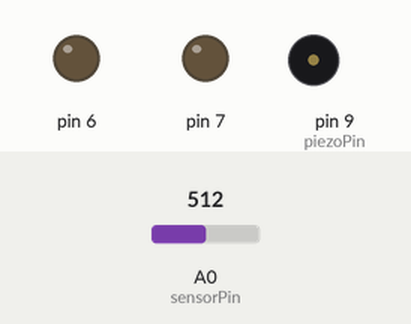
Simulated run of this sketch. Board: Arduino Uno, built with avr-gcc and run on an emulated ATmega328P. Parts: output pins drawn as LEDs (lit = HIGH), buzzer (waves = sounding). The test bench sets the inputs (shaded band); at power-on: A0 (sensorPin) = 512. Pins used as bus, display or sensor lines are not drawn.

Above: at 1.2 s.
1.3 s: A0 (sensorPin) set to 486
At 1.7 s:
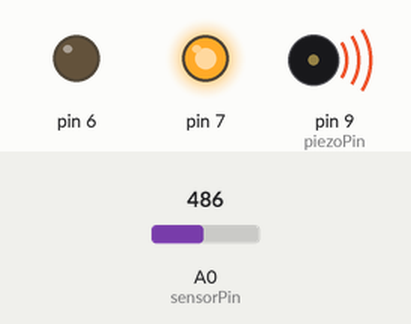
2.8 s: A0 (sensorPin) set to 510
At 3.0 s:
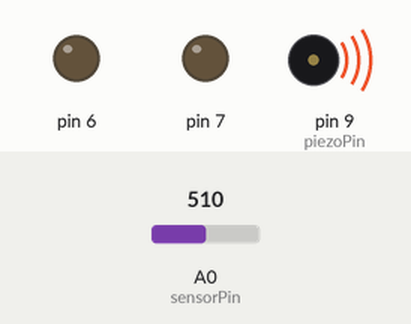
4.6 s: A0 (sensorPin) set to 490
At 5.4 s:
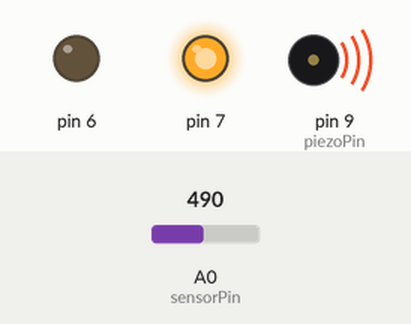
6.1 s: A0 (sensorPin) set to 511
At 7.3 s:
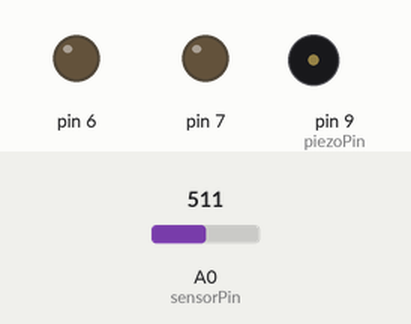
Timing chart, 0 to 8.9 s (numbered marks = the images above; inputs shaded):
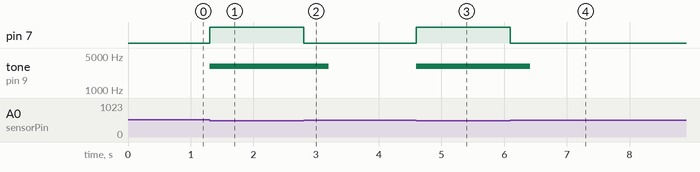

Measured:
- the behaviour switches between 501 and 500 on A0 (sensorPin) (found by bisection; images 0 and 1)
- after the input at 1.3 s, pin 7: LOW → HIGH at once; tone on pin 9 (piezoPin): silent → 3047 Hz at once
- after the input at 2.8 s, pin 7: HIGH → LOW at once; tone on pin 9 (piezoPin): 3047 Hz → silent after 0.40 s
- after the input at 4.6 s, pin 7: LOW → HIGH at once; tone on pin 9 (piezoPin): silent → 3047 Hz at once
- after the input at 6.1 s, pin 7: HIGH → LOW at once; tone on pin 9 (piezoPin): 3047 Hz → silent after 0.32 s

The sketch:

sketch_nov14b.ino
```cpp
int sensorPin=A0;
int sensorValue=0;
int piezoPin=9;
void setup() {
pinMode(sensorPin,INPUT);
pinMode(7,OUTPUT);
pinMode(6,OUTPUT);

pinMode(piezoPin,OUTPUT);
digitalWrite(7,HIGH);
digitalWrite(6,LOW);
}
void loop() {
sensorValue=analogRead(sensorPin);
if(sensorValue<=500)
{
digitalWrite(piezoPin,HIGH);
{tone(9,3047,400); noTone(8); }
digitalWrite(7,HIGH);
}
 else {
digitalWrite(piezoPin,LOW);
digitalWrite(7,LOW);
}
sensorValue=1000;
}
```
